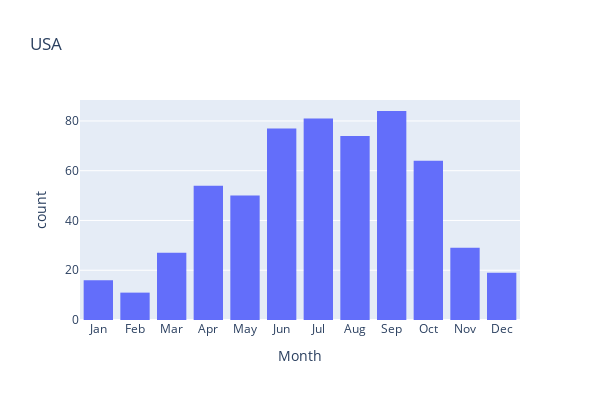

Here is the notebook cell this chart was saved with:
### Code cell
hist_USA = px.histogram(df4[df4['Country']=="USA"], x="Month", width=600, height=400, title="USA")
hist_USA.show()

### Figure 1 — Plotly figure (JSON) as saved in the notebook; plotly's stock layout.template omitted (floating-point values rounded to 4 significant figures; data arrays with more than 128 entries replaced by an {"elided": "..."} marker saying what was removed)
{"data": [{"alignmentgroup": "True", "bingroup": "x", "hovertemplate": "Month=%{x}<br>count=%{y}<extra></extra>", "legendgroup": "", "marker": {"color": "#636efa", "pattern": {"shape": ""}}, "name": "", "offsetgroup": "", "orientation": "v", "showlegend": false, "type": "histogram", "x": {"elided": "586 str values"}, "xaxis": "x", "yaxis": "y"}], "layout": {"barmode": "relative", "height": 400, "legend": {"tracegroupgap": 0}, "title": {"text": "USA"}, "width": 600, "xaxis": {"anchor": "y", "domain": [0, 1], "title": {"text": "Month"}}, "yaxis": {"anchor": "x", "domain": [0, 1], "title": {"text": "count"}}}}
